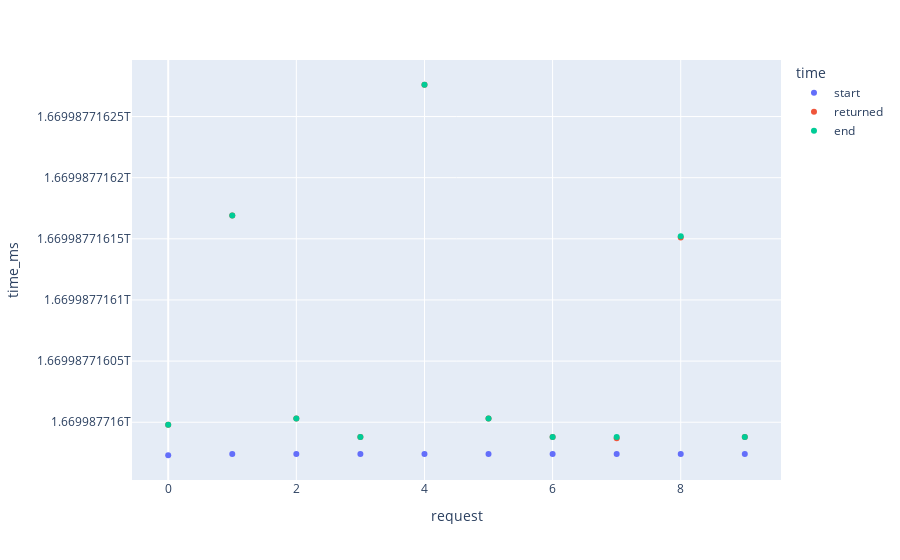

Here is the notebook cell this chart was saved with:
### Code cell
px.scatter(melted_burst_times, x='request', y='time_ms', color='time')

### Figure 1 — Plotly figure (JSON) as saved in the notebook; plotly's stock layout.template omitted (floating-point values rounded to 4 significant figures)
{"data": [{"hovertemplate": "time=start<br>request=%{x}<br>time_ms=%{y}<extra></extra>", "legendgroup": "start", "marker": {"color": "#636efa", "symbol": "circle"}, "mode": "markers", "name": "start", "orientation": "v", "showlegend": true, "type": "scatter", "x": [7, 3, 9, 6, 0, 5, 2, 8, 1, 4], "xaxis": "x", "y": [1669987715974, 1669987715974, 1669987715974, 1669987715974, 1669987715973, 1669987715974, 1669987715974, 1669987715974, 1669987715974, 1669987715974], "yaxis": "y"}, {"hovertemplate": "time=returned<br>request=%{x}<br>time_ms=%{y}<extra></extra>", "legendgroup": "returned", "marker": {"color": "#EF553B", "symbol": "circle"}, "mode": "markers", "name": "returned", "orientation": "v", "showlegend": true, "type": "scatter", "x": [7, 3, 9, 6, 0, 5, 2, 8, 1, 4], "xaxis": "x", "y": [1669987715987, 1669987715988, 1669987715988, 1669987715988, 1669987715998, 1669987716003, 1669987716003, 1669987716151, 1669987716169, 1669987716276], "yaxis": "y"}, {"hovertemplate": "time=end<br>request=%{x}<br>time_ms=%{y}<extra></extra>", "legendgroup": "end", "marker": {"color": "#00cc96", "symbol": "circle"}, "mode": "markers", "name": "end", "orientation": "v", "showlegend": true, "type": "scatter", "x": [7, 3, 9, 6, 0, 5, 2, 8, 1, 4], "xaxis": "x", "y": [1669987715988, 1669987715988, 1669987715988, 1669987715988, 1669987715998, 1669987716003, 1669987716003, 1669987716152, 1669987716169, 1669987716276], "yaxis": "y"}], "layout": {"legend": {"title": {"text": "time"}, "tracegroupgap": 0}, "margin": {"t": 60}, "xaxis": {"anchor": "y", "domain": [0, 1], "title": {"text": "request"}}, "yaxis": {"anchor": "x", "domain": [0, 1], "title": {"text": "time_ms"}}}}
